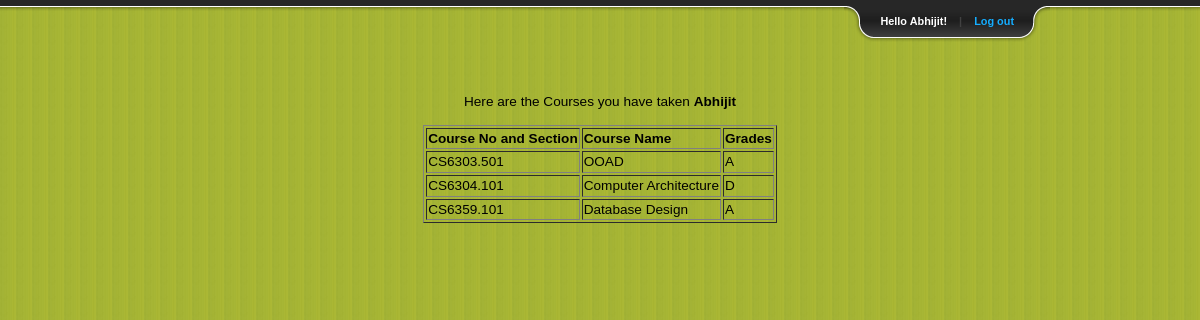
The app's page /CourseList.php (signed in) with its own data.
### tables this page shows
CREATE TABLE IF NOT EXISTS `student` (
  `fname` varchar(32) NOT NULL,
  `lname` varchar(32) NOT NULL,
  `snumber` varchar(32) NOT NULL,
  `sex` enum('male','female') NOT NULL,
  `DOB` date NOT NULL,
  `degree` enum('MS','BS') NOT NULL,
  `address` varchar(255) NOT NULL,
  `dname` varchar(30) NOT NULL,
  `dcode` varchar(10) NOT NULL,
  `courseno` varchar(6) NOT NULL,
  `secno` varchar(4) NOT NULL,
  `loginid` varchar(14) NOT NULL,
  PRIMARY KEY (`snumber`,`courseno`,`secno`),
  KEY `loginid` (`loginid`),
  KEY `secno` (`secno`),
  KEY `courseno` (`courseno`),
  KEY `dcode` (`dcode`),
  KEY `dname` (`dname`)
);

CREATE TABLE IF NOT EXISTS `grade` (
  `snumber` varchar(32) NOT NULL,
  `courseno` varchar(6) NOT NULL,
  `secno` varchar(4) NOT NULL,
  `grade` enum('A','B','C','D','F') NOT NULL,
  `instructorid` varchar(32) NOT NULL,
  PRIMARY KEY (`snumber`,`courseno`,`secno`,`grade`),
  KEY `snumber` (`snumber`),
  KEY `courseno` (`courseno`),
  KEY `secno` (`secno`),
  KEY `grade` (`grade`),
  KEY `instructorid` (`instructorid`)
);

CREATE TABLE IF NOT EXISTS `course` (
  `courseno` varchar(6) NOT NULL,
  `cname` varchar(70) NOT NULL,
  `level` enum('5','6') NOT NULL,
  `dcode` varchar(10) NOT NULL,
  `dname` varchar(30) NOT NULL,
  PRIMARY KEY (`courseno`),
  KEY `dcode` (`dcode`),
  KEY `dname` (`dname`)
);

### CourseList.php (the view, shortened to what this page needs)
<?php
if (isset($_COOKIE['currentID'])) {
	$loginid = $_COOKIE['currentID'];
	$acctPrivileges = $_COOKIE['accPriv'];
	$fname = $_COOKIE['fname'];
}
?>
<!DOCTYPE html PUBLIC "-//W3C//DTD XHTML 1.0 Transitional//EN"
    "http://www.w3.org/TR/xhtml1/DTD/xhtml1-transitional.dtd">
<html xmlns="http://www.w3.org/1999/xhtml" xml:lang="en" lang="en">
<head>
<link rel="stylesheet" href="css/style.css" type="text/css"
	media="screen" />
<link rel="stylesheet" href="css/slide.css" type="text/css"
	media="screen" />
</head>
<body>
<div id="toppanel">
		<div class="tab">
			<ul class="login">
				<li class="left">&nbsp;</li>
				<li>Hello <?php echo $fname?>!</li>
				<li class="sep">|</li>
				<li id="logout"><a id="logout" class="logout" href="logout.php">Log
						out</a>
				</li>
				<li class="right">&nbsp;</li>
			</ul>
		</div>
	</div>
	<?php
	switch ($acctPrivileges){
		case 's':
				$t=mysql_query("select * from student where loginid = '$loginid'");
				echo "<div id='content'>";
				echo "<p align = 'center'><br>Here are the Courses you have taken <b>" . $fname . "</b> <br></p>";
				echo "<table border='1' align = 'center'>
				<tr>
				<th> Course No and Section </th>
				<th> Course Name </th>
				<th>  Grades </th>
				</tr>";
				while($nt=mysql_fetch_array($t)){
					$snumber = $nt['snumber'];
					$temp = $nt['courseno'];
					$temp2 = $nt['secno'];
					$temp3 = $nt['dname'];
					$t2 = mysql_query("select * from course where courseno = '$temp' and dname = '$temp3'");
					$nt2=mysql_fetch_array($t2);
					$t3 = mysql_query("select * from grade where courseno = '$temp' and snumber = '$snumber' and secno = '$temp2'");
					$nt3=mysql_fetch_array($t3);
					echo "<tr>";
					echo "<td>" .$nt['dname'] . $nt3['courseno'] . "." .  $nt3['secno'] ."</td>";
					echo "<td>" . $nt2['cname'] . "</td>";
					echo "<td>" . $nt3['grade'] . "</td>";
					echo "</tr>";
				}
				echo "</table>";
				echo "</div>";
				break;
	}
	?>
</body>
</html>

### css/style.css (style rules this page uses)
html, body { border: 0; margin: 0; padding: 0; }
body { font: 85%/0.9 arial, helvetica, sans-serif; background: #99A989 url(../images/bg.jpg) repeat 0 0; line-height: 130%; width: 100%; min-width: 970px; color: black; }
a { color: #0099CC; text-decoration: none; }
#content { width: 740px; margin: 0 auto; text-align: left; padding: 20px; }

### css/slide.css (style rules this page uses)
.tab { background: url(../images/tab_b.png) repeat-x 0 0; height: 42px; position: relative; top: 0; z-index: 999; }
.tab ul.login { display: block; position: relative; float: right; clear: right; height: 42px; width: auto; font-weight: bold; line-height: 42px; margin: 0; right: 150px; color: white; font-size: 80%; text-align: center; }
.tab ul.login li.left { background: url(../images/tab_l.png) no-repeat left 0; height: 42px; width: 30px; padding: 0; margin: 0; display: block; float: left; }
.tab ul.login li.right { background: url(../images/tab_r.png) no-repeat left 0; height: 42px; width: 30px; padding: 0; margin: 0; display: block; float: left; }
.tab ul.login li { text-align: left; padding: 0 6px; display: block; float: left; height: 42px; background: url(../images/tab_m.png) repeat-x 0 0; }
.tab ul.login li a { color: #15ADFF; }
.tab .sep { color:#414141 }
#toppanel { position: relative; top: 0; width: 100%; z-index: 999; text-align: center; margin-left: auto; margin-right: auto; }

### records on screen
student: dname "CS", grade.courseno "6303", grade.secno "501", courseno.cname "OOAD", grade.grade "A"
student: dname "CS", grade.courseno "6304", grade.secno "101", courseno.cname "Computer Architecture", grade.grade "D"
student: dname "CS", grade.courseno "6359", grade.secno "101", courseno.cname "Database Design", grade.grade "A"

### other values on screen
$fname "Abhijit"
